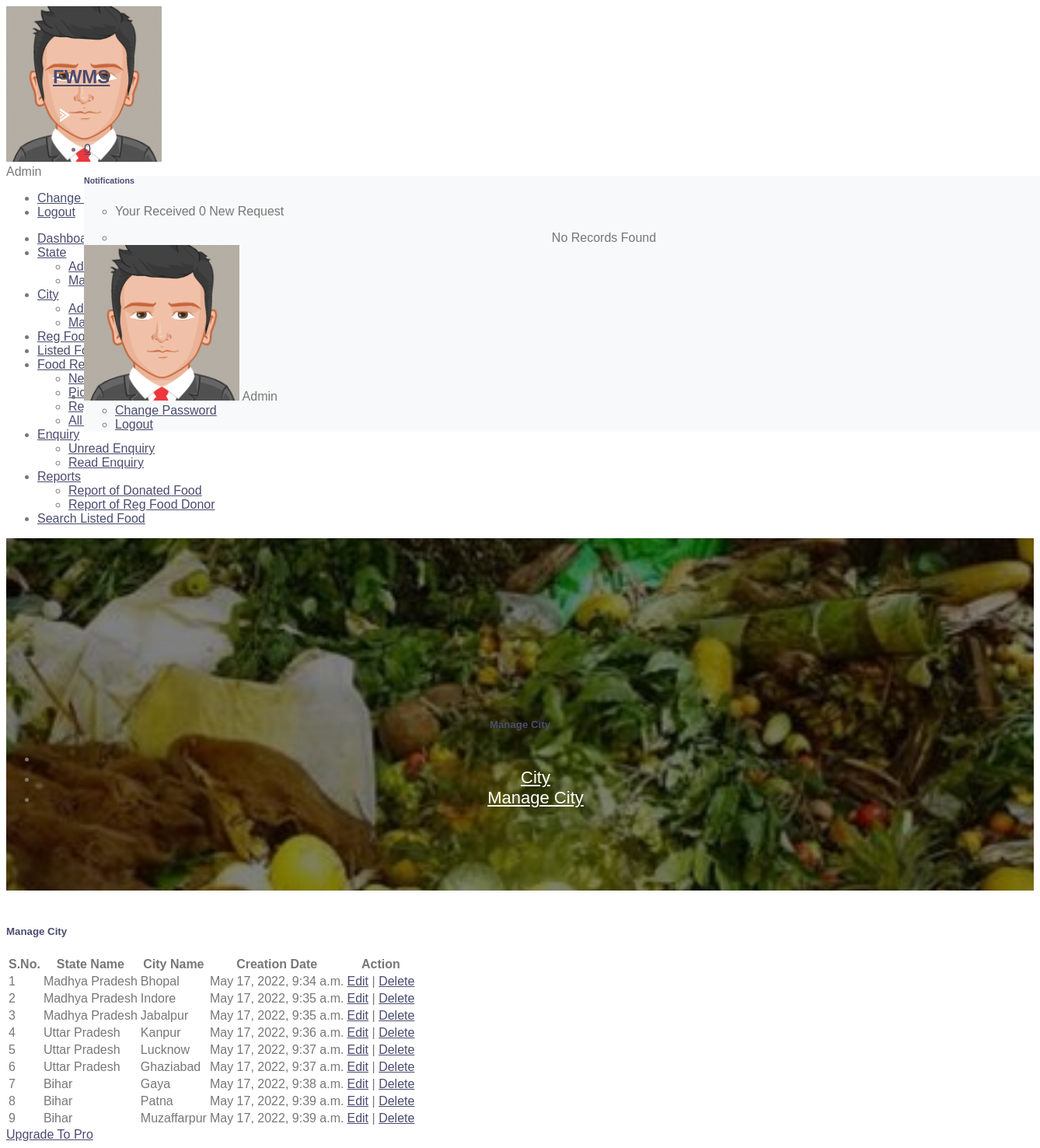
The app's page /manageCity (signed in) with its own data.
### foodwaste/models.py (models this page shows, shortened)
class City(models.Model):
    state = models.ForeignKey(State, on_delete=models.CASCADE, null=True)
    CityName = models.CharField(max_length=100, null=True)
    CreationDate = models.DateTimeField(auto_now_add=True)

class State(models.Model):
    StateName = models.CharField(max_length=100, null=True)
    RegDate = models.DateTimeField(auto_now_add=True)

### foodwaste/views.py (the view)
# urls.py: path('manageCity', manageCity, name='manageCity'),
def manageCity(request):
    if not request.user.is_authenticated:
        return redirect('admin_login')
    city = City.objects.all()
    return render(request, 'admin/manageCity.html', locals())

### foodwaste/templatetags/custom_tag.py (called while the page is built)
@register.filter(name = 'notification')
def notification(obj):
    foodrequest  = Foodrequests.objects.filter(status=None)
    return foodrequest

@register.simple_tag()
def notificationcount(*args, **kwargs):
    foodrequestcount  = Foodrequests.objects.filter(status=None).count()
    return foodrequestcount

### foodwaste/templates/admin/manageCity.html (shortened to what this page needs)
{% extends 'admin_base.html' %}
{% load static %}
{% block main %}
<section class="pcoded-main-container">
    <div class="pcoded-content">
        <div class="page-header">
            <div class="page-block">
                <div class="row align-items-center">
                    <div class="col-md-12">
                        <div class="page-header-title">
                            <h5 class="m-b-10">Manage City</h5>
                        </div>
                        <ul class="breadcrumb">
                            <li class="breadcrumb-item"><a href="{% url 'dashboard' %}"></a></li>
                            <li class="breadcrumb-item"><a href="">City</a></li>
                            <li class="breadcrumb-item"><a href="">Manage City</a></li>
                        </ul>
                    </div>
                </div>
            </div>
        </div>
        <div class="row">
            <div class="col-md-12">
                <div class="card">
                    <div class="card-header">
                        <h5>Manage City</h5>
                    </div>
                    <div class="card-body table-border-style">
                        <div class="table-responsive">
                            <table class="table">
                                <thead>
                                <tr>
                                    <th class="ml-5">S.No.</th>
                                    <th>State Name</th>
                                    <th>City Name</th>
                                    <th>Creation Date</th>
                                    <th>Action</th>
                                </tr>
                                </thead>
                                <tbody>
                                {% for i in city %}
                                <tr>
                                    <td>{{forloop.counter}}</td>
                                    <td>{{i.state.StateName}}</td>
                                    <td>{{i.CityName}}</td>
                                    <td>{{i.CreationDate}}</td>
                                    <td><a href="{% url 'editCity' i.id %}" class="text-primary">Edit</a> |
                                        <a href="{% url 'deleteCity' i.id %}" class="text-danger"
                                           onclick="return confirm('Are You Sure?')">Delete</a>
                                    </td>
                                </tr>
                                {% endfor %}
                                </tbody>
                            </table>
                        </div>
                    </div>
                </div>
            </div>
        </div>
    </div>
</section>
{% endblock %}

### foodwaste/templates/admin_base.html (shortened to what this page needs)
{% load static %}
{% load custom_tag %}
<!DOCTYPE html>
<html lang="en">
<head>
    <link rel="stylesheet" href="{% static 'assets/css/style.css' %}">
</head>
<body class="">
<nav class="pcoded-navbar  ">
    <div class="navbar-wrapper  ">
        <div class="navbar-content scroll-div ">
            <div class="">
                <div class="main-menu-header">
                    <img class="img-radius" src="{% static 'assets/images/user/avatar-2.png' %}" alt="User-Profile-Image">
                    <div class="user-details">
                        <div id="more-details">Admin</div>
                    </div>
                </div>
                <div class="collapse" id="nav-user-link">
                    <ul class="list-unstyled">
                        <li class="list-group-item"><a href="{% url 'changePassword' %}">Change Password</a>
                        </li>
                        <li class="list-group-item"><a href="/logout">Logout</a></li>
                    </ul>
                </div>
            </div>
            <ul class="nav pcoded-inner-navbar ">
                <li class="nav-item">
                    <a href="{% url 'dashboard' %}" class="nav-link "><span class="pcoded-micon"></span><span
                            class="pcoded-mtext">Dashboard</span></a>
                </li>
                <li class="nav-item pcoded-hasmenu">
                    <a href="#" class="nav-link "><span class="pcoded-micon"></span><span
                            class="pcoded-mtext">State</span></a>
                    <ul class="pcoded-submenu">
                        <li><a href="{% url 'addState' %}">Add State</a></li>
                        <li><a href="{% url 'manageState' %}">Manage State</a></li>
                    </ul>
                </li>
                <li class="nav-item pcoded-hasmenu">
                    <a href="#" class="nav-link "><span class="pcoded-micon"></span><span
                            class="pcoded-mtext">City</span></a>
                    <ul class="pcoded-submenu">
                        <li><a href="{% url 'addCity' %}">Add City</a></li>
                        <li><a href="{% url 'manageCity' %}">Manage City</a></li>
                    </ul>
                </li>
                <li class="nav-item">
                    <a href="{% url 'regFoodDonor' %}" class="nav-link "><span class="pcoded-mtext">Reg Food Donor</span></a>
                </li>
                <li class="nav-item">
                    <a href="{% url 'listedFood' %}" class="nav-link "><span class="pcoded-mtext">Listed Food</span></a>
                </li>
                <li class="nav-item pcoded-hasmenu">
                    <a href="#" class="nav-link "><span class="pcoded-mtext">Food Request</span></a>
                    <ul class="pcoded-submenu">
                        <li><a href="{% url 'newRequest' %}">New Request</a></li>
                        <li><a href="{% url 'completeRequest' %}">Picked/Take Away/Completed</a></li>
                        <li><a href="{% url 'rejectRequest' %}">Rejected Request</a></li>
                        <li><a href="{% url 'allRequest' %}">All Request</a></li>
                    </ul>
                </li>
                <li class="nav-item pcoded-hasmenu">
                    <a href="#" class="nav-link "><span class="pcoded-micon"></span><span
                            class="pcoded-mtext">Enquiry</span></a>
                    <ul class="pcoded-submenu">
                        <li><a href="{% url 'unreadEnquiry' %}">Unread Enquiry</a></li>
                        <li><a href="{% url 'readEnquiry' %}">Read Enquiry</a></li>
                    </ul>
                </li>
                <li class="nav-item pcoded-hasmenu">
                    <a href="#" class="nav-link "><span class="pcoded-micon"></span><span
                            class="pcoded-mtext">Reports</span></a>
                    <ul class="pcoded-submenu">
                        <li><a href="{% url 'reportDonatedFood' %}">Report of Donated Food</a></li>
                        <li><a href="{% url 'reportregfoodDonor' %}">Report of Reg Food Donor</a></li>
                    </ul>
                </li>
                <li class="nav-item">
                    <a href="{% url 'searchFood' %}" class="nav-link "><span class="pcoded-mtext">Search Listed Food</span></a>
                </li>
            </ul>
        </div>
    </div>
</nav>
<header class="navbar pcoded-header navbar-expand-lg navbar-light header-dark">
    <div class="m-header">
        <a href="#!" class="b-brand">
            <h2>FWMS</h2>
            <img src="{% static 'assets/images/logo-icon.png' %}" alt="" class="logo-thumb">
        </a>
    </div>
    <div class="collapse navbar-collapse">
        <ul class="navbar-nav ml-auto">
            <li>
                <div class="dropdown">
                    <a class="dropdown-toggle" href="#" data-toggle="dropdown">
                        <span class="badge badge-pill badge-danger">{% notificationcount %}</span>
                    </a>
                    <div class="dropdown-menu dropdown-menu-right notification">
                        <div class="noti-head">
                            <h6 class="d-inline-block m-b-0">Notifications</h6>
                        </div>
                        <ul class="noti-body">
                            <li class="n-title">
                                <p class="m-b-0">Your Received {% notificationcount %} New Request</p>
                            </li>
                            {% for i in ""|notification %}
                            <li class="notification">
                                <a href="{% url 'newRequest' %}">
                                <div class="media">
                                    <div class="media-body">
                                        <p><strong>New Request Received from <span style="color: blue">{{i.fullName}}</span></strong></p>
                                        <p style="color: red;">({{i.requestNumber}})</p>
                                    </div>
                                </div> </a>
                            </li>
                            {% empty %}
                            <li style="text-align : center">No Records Found</li>
                            {% endfor %}
                        </ul>
                    </div>
                </div>
            </li>
            <li>
                <div class="dropdown drp-user">
                    <div class="dropdown-menu dropdown-menu-right profile-notification">
                        <div class="pro-head">
                            <img src="{% static 'assets/images/user/avatar-2.png' %}" class="img-radius" alt="User-Profile-Image">
                            <span>Admin</span>
                        </div>
                        <ul class="pro-body">
                            <li><a href="{% url 'changePassword' %}" class="dropdown-item"> Change Password</a></li>
                            <li><a href="/logout" class="dropdown-item"> Logout</a></li>
                        </ul>
                    </div>
                </div>
            </li>
        </ul>
    </div>
</header>
{% block main %}
{% endblock %}
</body>
</html>

### foodwaste/static/css/style.css (style rules this page uses)
body { color: #777777; font-weight: 500; background: #ffffff; font-family: 'Quicksand', sans-serif; }
h1, h2, h3, h4, h5, h6 { color: #4a4c70; }
a { color: #4a4c70; transition: .3s; }
.navbar { position: relative; transition: .5s; z-index: 999; }
.navbar .dropdown-menu { margin-top: 0; border: 0; border-radius: 0; background: #f8f9fa; }
@media (min-width: 992px) { .navbar { position: absolute; width: 100%; top: 45px; padding: 20px 60px; background: transparent !important; border-bottom: 1px solid rgba(255, 255, 255, .3); z-index: 9; } }
.page-header { position: relative; margin-bottom: 45px; padding: 210px 0 90px 0; text-align: center; background: linear-gradient(rgba(0, 0, 0, .5), rgba(0, 0, 0, .5)), url(../img/page-header.jpg); background-attachment: fixed; background-position: center; background-repeat: no-repeat; background-size: cover; }
.page-header a { position: relative; padding: 0 12px; font-size: 22px; color: #ffffff; }
.page-header a::after { position: absolute; content: "/"; width: 8px; height: 8px; top: -2px; right: -7px; text-align: center; color: #ffffff; }
.page-header a:last-child::after { display: none; }

### records on screen
City: state.StateName "Madhya Pradesh", CityName "Bhopal", CreationDate "May 17, 2022, 9:34 a.m."
City: state.StateName "Madhya Pradesh", CityName "Indore", CreationDate "May 17, 2022, 9:35 a.m."
City: state.StateName "Madhya Pradesh", CityName "Jabalpur", CreationDate "May 17, 2022, 9:35 a.m."
City: state.StateName "Uttar Pradesh", CityName "Kanpur", CreationDate "May 17, 2022, 9:36 a.m."
City: state.StateName "Uttar Pradesh", CityName "Lucknow", CreationDate "May 17, 2022, 9:37 a.m."
City: state.StateName "Uttar Pradesh", CityName "Ghaziabad", CreationDate "May 17, 2022, 9:37 a.m."
City: state.StateName "Bihar", CityName "Gaya", CreationDate "May 17, 2022, 9:38 a.m."
City: state.StateName "Bihar", CityName "Patna", CreationDate "May 17, 2022, 9:39 a.m."
City: state.StateName "Bihar", CityName "Muzaffarpur", CreationDate "May 17, 2022, 9:39 a.m."
